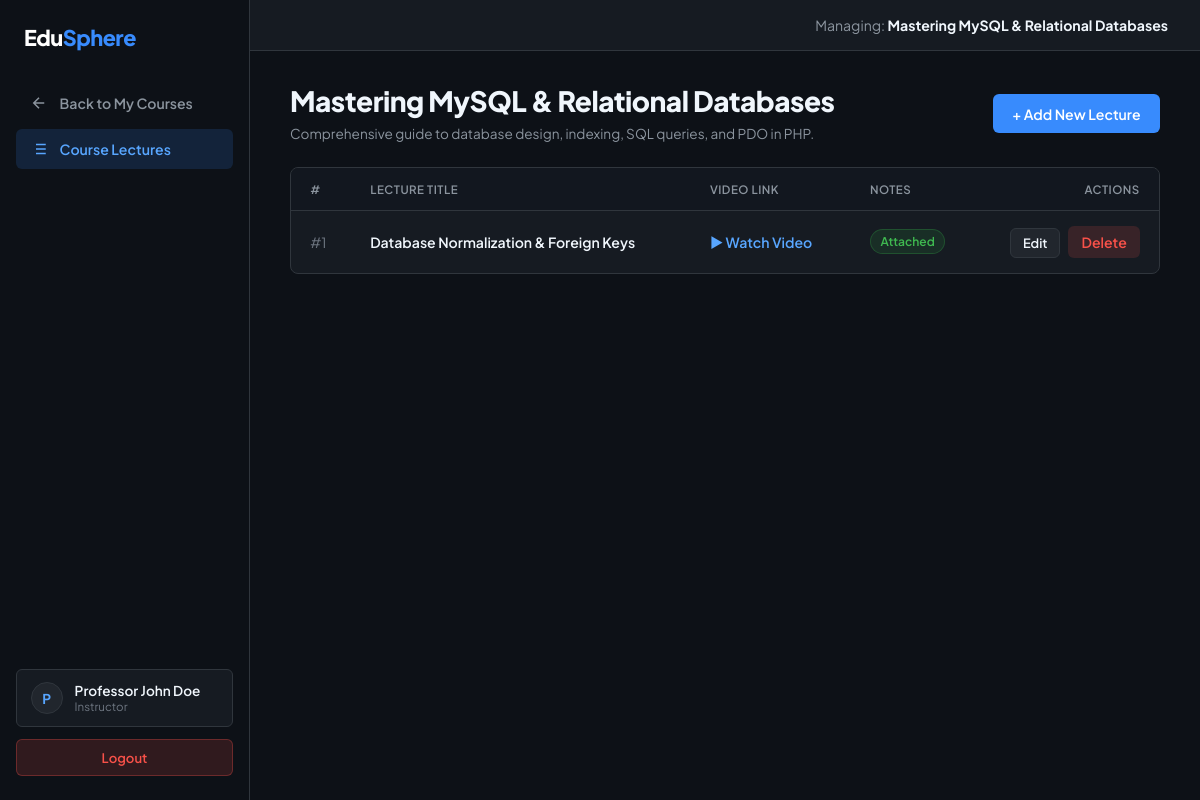
Page /teacher_manage_course.php?course_id=2 (signed in) on the committed database.
### tables this page shows
CREATE TABLE IF NOT EXISTS `courses` (
  `id` INT AUTO_INCREMENT PRIMARY KEY,
  `title` VARCHAR(255) NOT NULL,
  `description` TEXT,
  `teacher_id` INT NULL,
  `created_at` TIMESTAMP DEFAULT CURRENT_TIMESTAMP,
  FOREIGN KEY (`teacher_id`) REFERENCES `users`(`id`) ON DELETE SET NULL
);

CREATE TABLE IF NOT EXISTS `lectures` (
  `id` INT AUTO_INCREMENT PRIMARY KEY,
  `course_id` INT NOT NULL,
  `title` VARCHAR(255) NOT NULL,
  `content` TEXT,
  `video_url` VARCHAR(255),
  `created_at` TIMESTAMP DEFAULT CURRENT_TIMESTAMP,
  FOREIGN KEY (`course_id`) REFERENCES `courses`(`id`) ON DELETE CASCADE
);

### teacher_manage_course.php (the view, shortened to what this page needs)
<?php
require_once 'db.php';
$teacher_id = (int)$_SESSION['user_id'];
$course_id  = (int)($_GET['course_id'] ?? 0);
$courseStmt = $pdo->prepare("SELECT * FROM courses WHERE id = :id AND teacher_id = :teacher_id LIMIT 1");
$courseStmt->execute([':id' => $course_id, ':teacher_id' => $teacher_id]);
$course = $courseStmt->fetch();
$lecturesStmt = $pdo->prepare("SELECT * FROM lectures WHERE course_id = :course_id ORDER BY id ASC");
$lecturesStmt->execute([':course_id' => $course_id]);
$lectures = $lecturesStmt->fetchAll();
$firstInitial = strtoupper(substr($_SESSION['user_name'], 0, 1));
?>
<!DOCTYPE html>
<html lang="en">
<head>
  <link rel="stylesheet" href="dashboard.css">
</head>
<body>
  <div class="dashboard-layout">
    <aside class="sidebar" id="sidebar">
      <div>
        <div class="sidebar-header">
          <a href="index.php" class="logo">Edu<span>Sphere</span></a>
        </div>
        <ul class="sidebar-nav">
          <li>
            <a href="teacher_dashboard.php" class="sidebar-link">
              <svg viewBox="0 0 24 24">
                <path d="M19 12H5M12 19l-7-7 7-7"></path>
              </svg>
              <span>Back to My Courses</span>
            </a>
          </li>
          <li>
            <a href="teacher_manage_course.php?course_id=<?= $course_id ?>" class="sidebar-link active">
              <svg viewBox="0 0 24 24">
                <line x1="8" y1="6" x2="21" y2="6"></line>
                <line x1="8" y1="12" x2="21" y2="12"></line>
                <line x1="8" y1="18" x2="21" y2="18"></line>
                <line x1="3" y1="6" x2="3.01" y2="6"></line>
                <line x1="3" y1="12" x2="3.01" y2="12"></line>
                <line x1="3" y1="18" x2="3.01" y2="18"></line>
              </svg>
              <span>Course Lectures</span>
            </a>
          </li>
        </ul>
      </div>
      <div>
        <div class="sidebar-user-card">
          <div class="user-avatar"><?= $firstInitial ?></div>
          <div>
            <div class="user-name"><?= htmlspecialchars($_SESSION['user_name']) ?></div>
            <div class="user-role">Instructor</div>
          </div>
        </div>
        <div class="sidebar-footer">
          <a href="logout.php" class="btn-logout">Logout</a>
        </div>
      </div>
    </aside>
    <div class="dashboard-content">
      <header class="dashboard-topbar">
        <div class="topbar-welcome">
          Managing: <span><?= htmlspecialchars($course['title']) ?></span>
        </div>
      </header>
      <main class="dashboard-body">
        <div class="crud-header">
          <div>
            <h1 style="font-size: 1.75rem; font-weight: 800; letter-spacing: -0.5px; margin-bottom: 0.3rem;">
              <?= htmlspecialchars($course['title']) ?>
            </h1>
            <p style="max-width: 720px; line-height: 1.6;">
              <?= htmlspecialchars($course['description'] ?: 'No course description provided.') ?>
            </p>
          </div>
          <button class="btn btn-primary" onclick="openAddModal()">+ Add New Lecture</button>
        </div>
        <div class="table-container">
          <table class="data-table">
            <thead>
              <tr>
                <th style="width: 60px;">#</th>
                <th>Lecture Title</th>
                <th style="width: 160px;">Video Link</th>
                <th style="width: 140px;">Notes</th>
                <th style="width: 160px; text-align: right;">Actions</th>
              </tr>
            </thead>
            <tbody>
              <?php if (empty($lectures)): ?>
                <tr>
                  <td colspan="5" style="text-align: center; color: var(--text-muted); padding: 3rem 2rem;">
                    No lectures added to this course yet. Click <strong>"+ Add New Lecture"</strong> to upload lessons.
                  </td>
                </tr>
              <?php else: ?>
                <?php foreach ($lectures as $idx => $l): ?>
                  <tr>
                    <td style="color: var(--text-dim);">#<?= $idx + 1 ?></td>
                    <td style="font-weight: 600; color: var(--text-main);"><?= htmlspecialchars($l['title']) ?></td>
                    <td>
                      <?php if (!empty($l['video_url'])): ?>
                        <a href="<?= htmlspecialchars($l['video_url']) ?>" target="_blank" style="color: var(--primary-text); text-decoration: none; font-size: 0.88rem; font-weight: 600;">
                          ▶ Watch Video
                        </a>
                      <?php else: ?>
                        <span style="color: var(--text-dim); font-size: 0.9rem;">—</span>
                      <?php endif; ?>
                    </td>
                    <td>
                      <?php if (!empty(trim($l['content']))): ?>
                        <span class="badge badge-success">Attached</span>
                      <?php else: ?>
                        <span style="color: var(--text-dim); font-size: 0.9rem;">—</span>
                      <?php endif; ?>
                    </td>
                    <td style="text-align: right; white-space: nowrap;">
                      <button class="btn btn-secondary" style="padding: 0.35rem 0.75rem; font-size: 0.8rem; margin-right: 0.35rem;" onclick='openEditModal(<?= json_encode($l) ?>)'>
                        Edit
                      </button>
                      <form action="teacher_manage_course.php?course_id=<?= $course_id ?>" method="POST" style="display: inline;" onsubmit="return confirm('Are you sure you want to delete this lecture?');">
                        <button type="submit" class="btn btn-logout" style="padding: 0.35rem 0.75rem; display: inline-flex;">
                          Delete
                        </button>
                      </form>
                    </td>
                  </tr>
                <?php endforeach; ?>
              <?php endif; ?>
            </tbody>
          </table>
        </div>
      </main>
    </div>
  </div>
</body>
</html>

### rows in the picture
courses: title "Mastering MySQL & Relational Databases", description "Comprehensive guide to database design, indexing, SQL queries, and PDO in PHP."
lectures: title "Database Normalization & Foreign Keys", shows "Attached"

### other values in the picture
$firstInitial "P"
$_SESSION['user_name'] "Professor John Doe"
